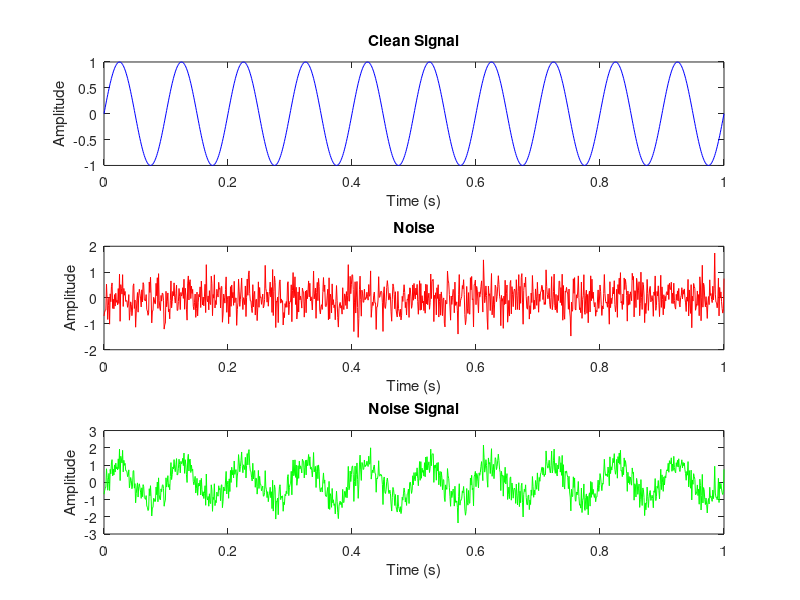

The MATLAB script that drew this image:
% Parameter
fs = 1000; %Sampling frequency
t = 0:1/fs:1; %Time vector
f = 10; % Frequency of sin wave
signal = sin(2*pi*f*t); % Clean signal sin wave

noize = 0.5*randn(size(t));
noize_signal = signal + noize;

% Plot
figure;

subplot(3,1,1);
plot(t,signal,'b');
title('Clean Signal');
xlabel("Time (s)");
ylabel("Amplitude");

subplot(3,1,2);
plot(t,noize,'r');
title('Noise');
xlabel("Time (s)");
ylabel("Amplitude");

subplot(3,1,3);
plot(t,noize_signal,'g');
title('Noise Signal');
xlabel("Time (s)");
ylabel("Amplitude");
